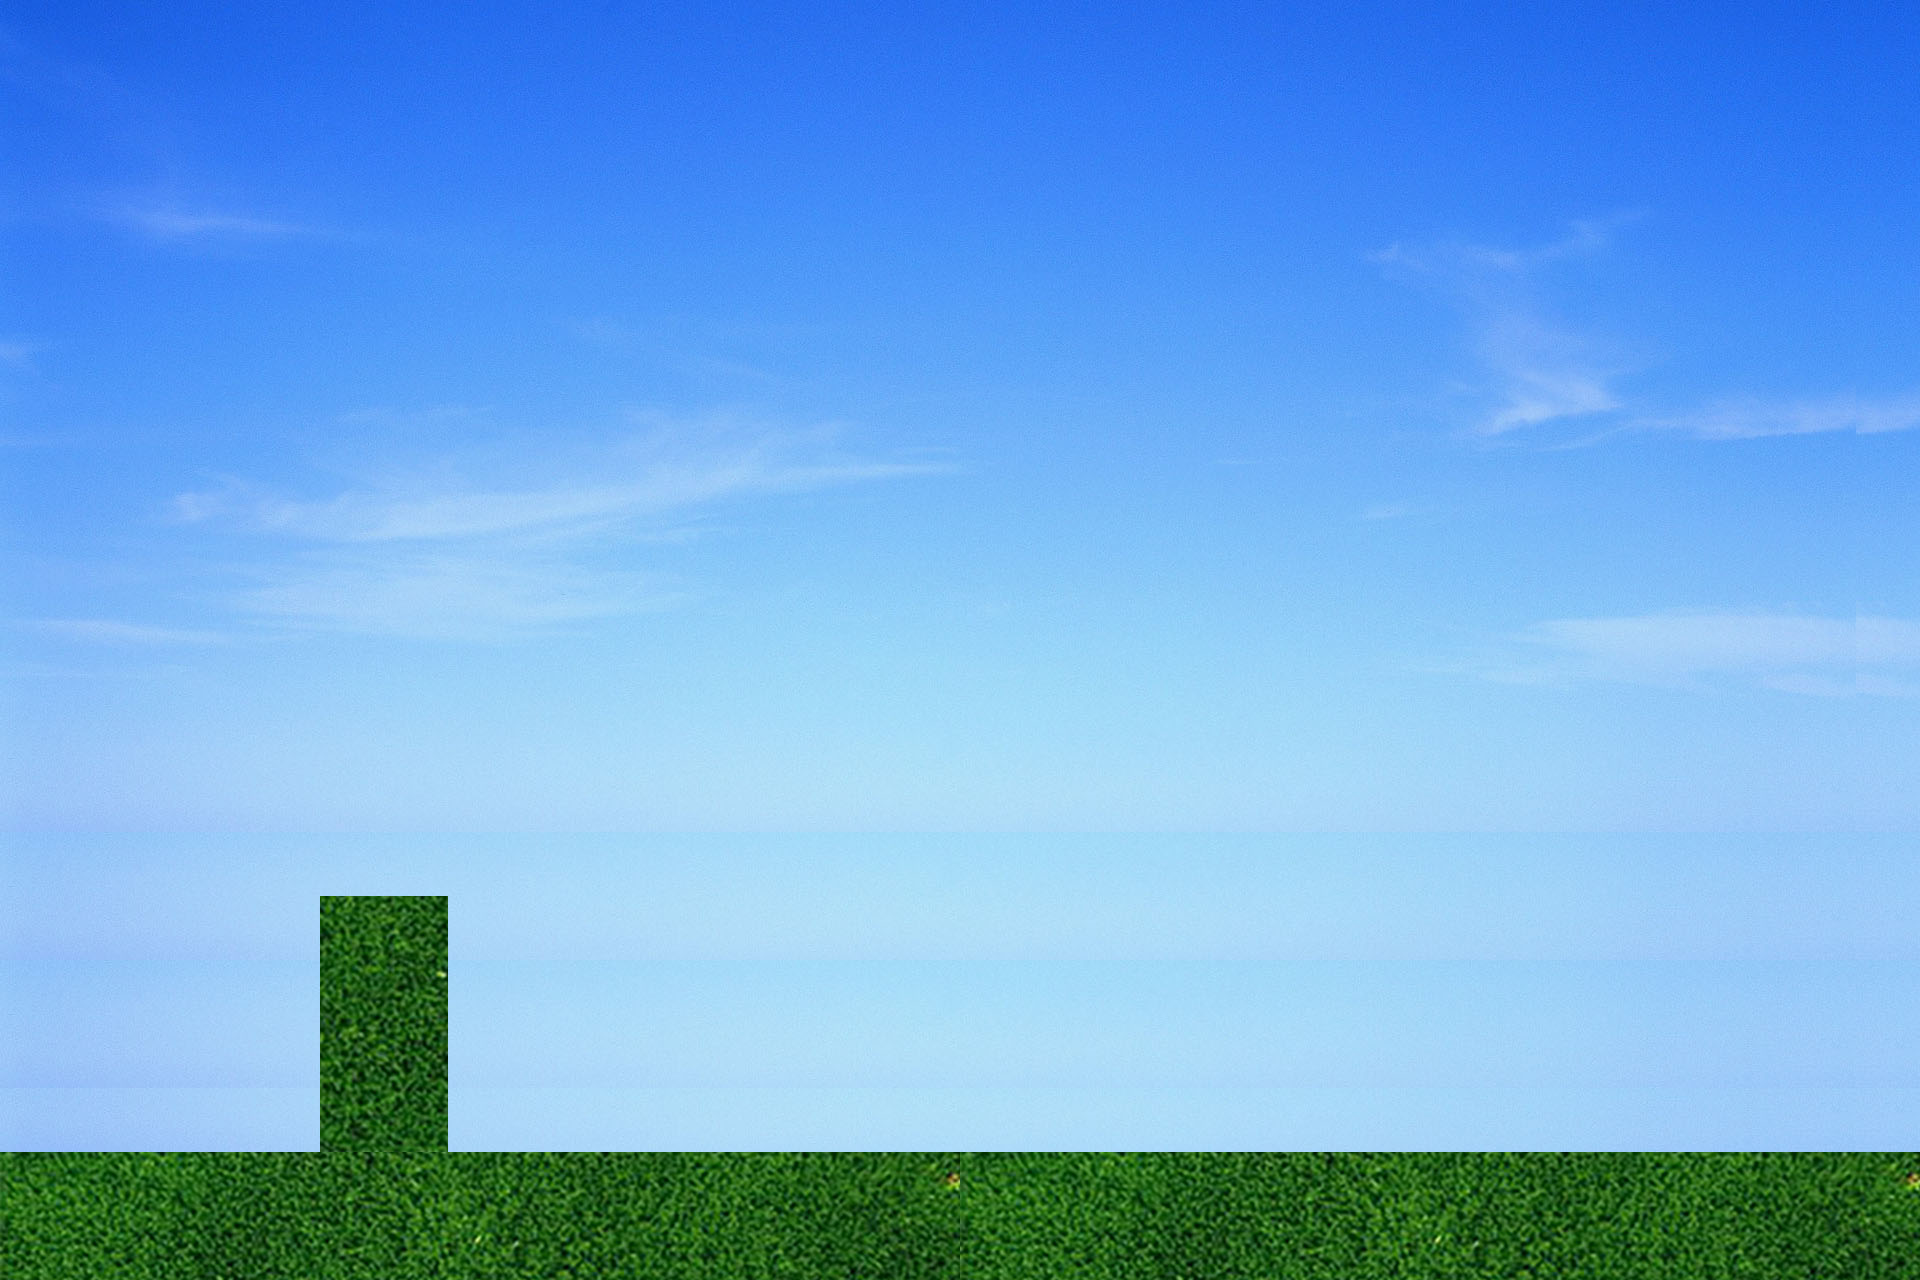

A 2D game scene composited from a Tiled map and its tileset images. What follows is a short description and the map's XML, with each tile layer's data collapsed to a summary:
An orthogonal 30x20 tile map with 64x64 px tiles, 2 tile layers (sky, wall), 2 tilesets.

<map version="1.0" orientation="orthogonal" renderorder="left-down" width="30" height="20" tilewidth="64" tileheight="64" nextobjectid="1">
 <tileset firstgid="1" name="grass" tilewidth="64" tileheight="64" tilecount="150" columns="15">
  <image source="grass.jpg" width="991" height="640" />
 </tileset>
 <tileset firstgid="151" name="sky" tilewidth="64" tileheight="64" tilecount="377" columns="29">
  <image source="sky.jpg" width="1905" height="858" />
 </tileset>
 <layer name="sky" width="30" height="20">
  <data>[600 cells, 532 non-empty, 377 distinct tile ids]</data>
 </layer>
 <layer name="wall" width="30" height="20">
  <data>[600 cells, 68 non-empty, 36 distinct tile ids]</data>
 </layer>
</map>